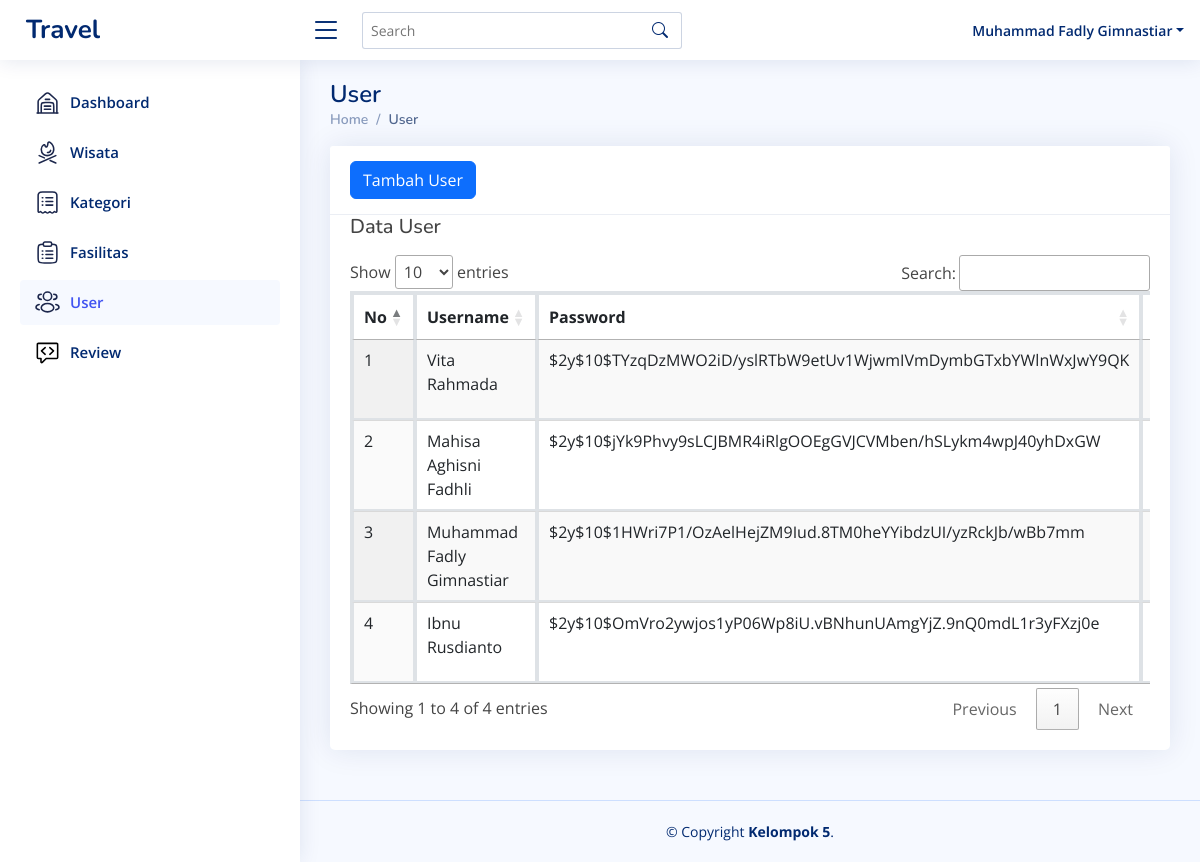
The page /admin/user.php (signed in) on the database its author committed.
### tables this page shows
CREATE TABLE `user` (
  `id` int(11) NOT NULL,
  `username` varchar(50) NOT NULL,
  `password` varchar(255) NOT NULL,
  `role` enum('admin','user') NOT NULL,
  `last_registered` datetime DEFAULT current_timestamp(),
  `img` varchar(255) DEFAULT 'default.jpg',
  `location` varchar(255) DEFAULT NULL,
  `last_activity` datetime DEFAULT current_timestamp() ON UPDATE current_timestamp()
);

### admin/user.php (the view, shortened to what this page needs)
<?php
include('proses-user.php');
?>
<!DOCTYPE html>
<html lang="en">
<head>
    <link href="assets/vendor/bootstrap/css/bootstrap.min.css" rel="stylesheet">
    <link href="assets/vendor/bootstrap-icons/bootstrap-icons.css" rel="stylesheet">
    <link href="assets/vendor/boxicons/css/boxicons.min.css" rel="stylesheet">
    <link href="assets/vendor/quill/quill.snow.css" rel="stylesheet">
    <link href="assets/vendor/quill/quill.bubble.css" rel="stylesheet">
    <link href="assets/vendor/remixicon/remixicon.css" rel="stylesheet">
    <link href="assets/vendor/simple-datatables/style.css" rel="stylesheet">
    <link rel="stylesheet" href="https://cdn.datatables.net/1.13.7/css/jquery.dataTables.css" />
    <link href="https://cdn.jsdelivr.net/npm/sweetalert2@11.9.0/dist/sweetalert2.min.css" rel="stylesheet">
    <link href="assets/css/style.css" rel="stylesheet">
<body>
    <header id="header" class="header fixed-top d-flex align-items-center">
        <div class="d-flex align-items-center justify-content-between">
            <a href="index.php" class="logo d-flex align-items-center">
                <span class="d-none d-lg-block">Travel</span>
            </a>
            <i class="bi bi-list toggle-sidebar-btn"></i>
        </div>
        <div class="search-bar">
            <form class="search-form d-flex align-items-center" method="POST" action="#">
                <input type="text" name="query" placeholder="Search" title="Enter search keyword">
                <button type="submit" title="Search"><i class="bi bi-search"></i></button>
            </form>
        </div>
        <nav class="header-nav ms-auto">
            <ul class="d-flex align-items-center">
                <li class="nav-item dropdown pe-3">
                <a class="nav-link nav-profile d-flex align-items-center pe-0" href="#" data-bs-toggle="dropdown">
                        <span class="d-none d-md-block dropdown-toggle ps-2"><?php echo $_SESSION['username']; ?></span>
                    </a>
                </li>
            </ul>
        </nav>
    </header>
    <aside id="sidebar" class="sidebar">
        <ul class="sidebar-nav" id="sidebar-nav">
            <li class="nav-item">
                <a class="nav-link collapsed" href="index.php">
                    <span>Dashboard</span>
                </a>
            </li>
            <li class="nav-item">
                <a class="nav-link collapsed" href="wisata.php">
                    <span>Wisata</span>
                </a>
            </li>
            <li class="nav-item">
                <a class="nav-link collapsed" href="kategori.php">
                    <span>Kategori</span>
                </a>
            </li>
            <li class="nav-item">
                <a class="nav-link collapsed" href="fasilitas.php">
                    <span>Fasilitas</span>
                </a>
            </li>
            <li class="nav-item">
                <a class="nav-link" href="user.php">
                    <span>User</span>
                </a>
            </li>
            <li class="nav-item">
                <a class="nav-link collapsed" href="review.php">
                    <span>Review</span>
                </a>
            </li>
        </ul>
    </aside>
    <main id="main" class="main">
        <div class="pagetitle">
            <h1>User</h1>
            <nav>
                <ol class="breadcrumb">
                    <li class="breadcrumb-item"><a href="index.php">Home</a></li>
                    <li class="breadcrumb-item active">User</li>
                </ol>
            </nav>
        </div>
        <section class="section dashboard">
            <div class="card">
                <div class="card-header">
                    <button type="button" class="btn btn-primary" data-bs-toggle="modal" data-bs-target="#exampleModal" style="margin-left: 5px;">
                        Tambah User
                    </button>
                </div>
                <div class="card-body">
                    <h5 class="mb-3">Data User</h5>
                    <div class="table-responsive">
                        <table class="table table-bordered display" id="myTable">
                            <thead>
                                <tr>
                                    <th style="width: 5px;">No</th>
                                    <th>Username</th>
                                    <th>Password</th>
                                    <th>Role</th>
                                </tr>
                            </thead>
                            <tbody>
                                <?php
                                $datauser = mysqli_query($conn, "SELECT * FROM user");
                                $i = 1;
                                while ($ambildata = mysqli_fetch_array($datauser)) {
                                    $user = $ambildata['username'];
                                    $password = $ambildata['password'];
                                    $role = $ambildata['role'];
                                ?>
                                    <tr>
                                        <td><?= $i++; ?></td>
                                        <td><?= $user; ?></td>
                                        <td><?= $password; ?></td>
                                        <td><?= $role; ?></td>
                                    </tr>
                                <?php
                                };
                                ?>
                            </tbody>
                        </table>
                    </div>
                </div>
            </div>
        </section>
    </main>
    <footer id="footer" class="footer">
        <div class="copyright">
            &copy; Copyright <strong><span>Kelompok 5</span></strong>.
        </div>
    </footer>
</body>
</html>

### admin/assets/css/style.css (style rules this page uses)
:root { scroll-behavior: smooth; }
body { font-family: "Open Sans", sans-serif; background: #f6f9ff; color: #444444; }
a { color: #4154f1; text-decoration: none; }
h1, h2, h3, h4, h5, h6 { font-family: "Nunito", sans-serif; }
.card { position: relative; display: flex; flex-direction: column; min-width: 0; word-wrap: break-word; background-color: #fff; background-clip: border-box; border: 1px solid rgba(0, 0, 0, 0.125); border-radius: 0.25rem; }
.card-header { padding: 0.75rem 1.25rem; margin-bottom: 0; background-color: rgba(0, 0, 0, 0.03); border-bottom: 1px solid rgba(0, 0, 0, 0.125); }
.card-header:first-child { border-radius: calc(0.25rem - 1px) calc(0.25rem - 1px) 0 0; }
.table-bordered { border: 2px solid #dee2e6; }
.table-bordered th, .table-bordered td { border: 2px solid #dee2e6; }
.table-bordered thead th, .table-bordered thead td { border-bottom-width: 3px; }
.card-body { flex: 1 1 auto; min-height: 1px; padding: 1.25rem; }
.table-responsive { display: block; width: 100%; overflow-x: auto; -webkit-overflow-scrolling: touch; }
#main { margin-top: 60px; padding: 20px 30px; transition: all 0.3s; }
.pagetitle { margin-bottom: 10px; }
.pagetitle h1 { font-size: 24px; margin-bottom: 0; font-weight: 600; color: #012970; }
.card { margin-bottom: 30px; border: none; border-radius: 5px; box-shadow: 0px 0 30px rgba(1, 41, 112, 0.1); }
.card-header, .card-footer { border-color: #ebeef4; background-color: #fff; color: #798eb3; padding: 15px; }
.card-body { padding: 0 20px 20px 20px; }
.breadcrumb { font-size: 14px; font-family: "Nunito", sans-serif; color: #899bbd; font-weight: 600; }
.breadcrumb a { color: #899bbd; transition: 0.3s; }
.breadcrumb .breadcrumb-item::before { color: #899bbd; }
.breadcrumb .active { color: #51678f; font-weight: 600; }
.logo { line-height: 1; }
@media (min-width: 1200px) { .logo { width: 280px; } }
.logo span { font-size: 26px; font-weight: 700; color: #012970; font-family: "Nunito", sans-serif; }
.header { transition: all 0.5s; z-index: 997; height: 60px; box-shadow: 0px 2px 20px rgba(1, 41, 112, 0.1); background-color: #fff; padding-left: 20px; }
.header .toggle-sidebar-btn { font-size: 32px; padding-left: 10px; cursor: pointer; color: #012970; }
.header .search-bar { min-width: 360px; padding: 0 20px; }
.header .search-form { width: 100%; }
.header .search-form input { border: 0; font-size: 14px; color: #012970; border: 1px solid rgba(1, 41, 112, 0.2); padding: 7px 38px 7px 8px; border-radius: 3px; transition: 0.3s; width: 100%; }
.header .search-form button { border: 0; padding: 0; margin-left: -30px; background: none; }
.header .search-form button i { color: #012970; }
.header-nav ul { list-style: none; }
.header-nav>ul { margin: 0; padding: 0; }
.header-nav .nav-profile { color: #012970; }
.header-nav .nav-profile span { font-size: 14px; font-weight: 600; }
.sidebar { position: fixed; top: 60px; left: 0; bottom: 0; width: 300px; z-index: 996; transition: all 0.3s; padding: 20px; overflow-y: auto; scrollbar-width: thin; scrollbar-color: #aab7cf transparent; box-shadow: 0px 0px 20px rgba(1, 41, 112, 0.1); background-color: #fff; }
@media (min-width: 1200px) { #main, #footer { margin-left: 300px; } }
.sidebar-nav { padding: 0; margin: 0; list-style: none; }
.sidebar-nav li { padding: 0; margin: 0; list-style: none; }
.sidebar-nav .nav-item { margin-bottom: 5px; }
.sidebar-nav .nav-link { display: flex; align-items: center; font-size: 15px; font-weight: 600; color: #4154f1; transition: 0.3; background: #f6f9ff; padding: 10px 15px; border-radius: 4px; }
.sidebar-nav .nav-link.collapsed { color: #012970; background: #fff; }
.footer { padding: 20px 0; font-size: 14px; transition: all 0.3s; border-top: 1px solid #cddfff; }
.footer .copyright { text-align: center; color: #012970; }

### rows shown on the page
user: username "Vita Rahmada", password "$2y$10$TYzqDzMWO2iD/yslRTbW9etUv1WjwmIVmDymbGTxbYWlnWxJwY9QK"
user: username "Mahisa Aghisni Fadhli", password "$2y$10$jYk9Phvy9sLCJBMR4iRlgOOEgGVJCVMben/hSLykm4wpJ40yhDxGW"
user: username "Muhammad Fadly Gimnastiar", password "$2y$10$1HWri7P1/OzAelHejZM9Iud.8TM0heYYibdzUI/yzRckJb/wBb7mm"
user: username "Ibnu Rusdianto", password "$2y$10$OmVro2ywjos1yP06Wp8iU.vBNhunUAmgYjZ.9nQ0mdL1r3yFXzj0e"

### other values the page prints
$_SESSION['username'] "Muhammad Fadly Gimnastiar"
